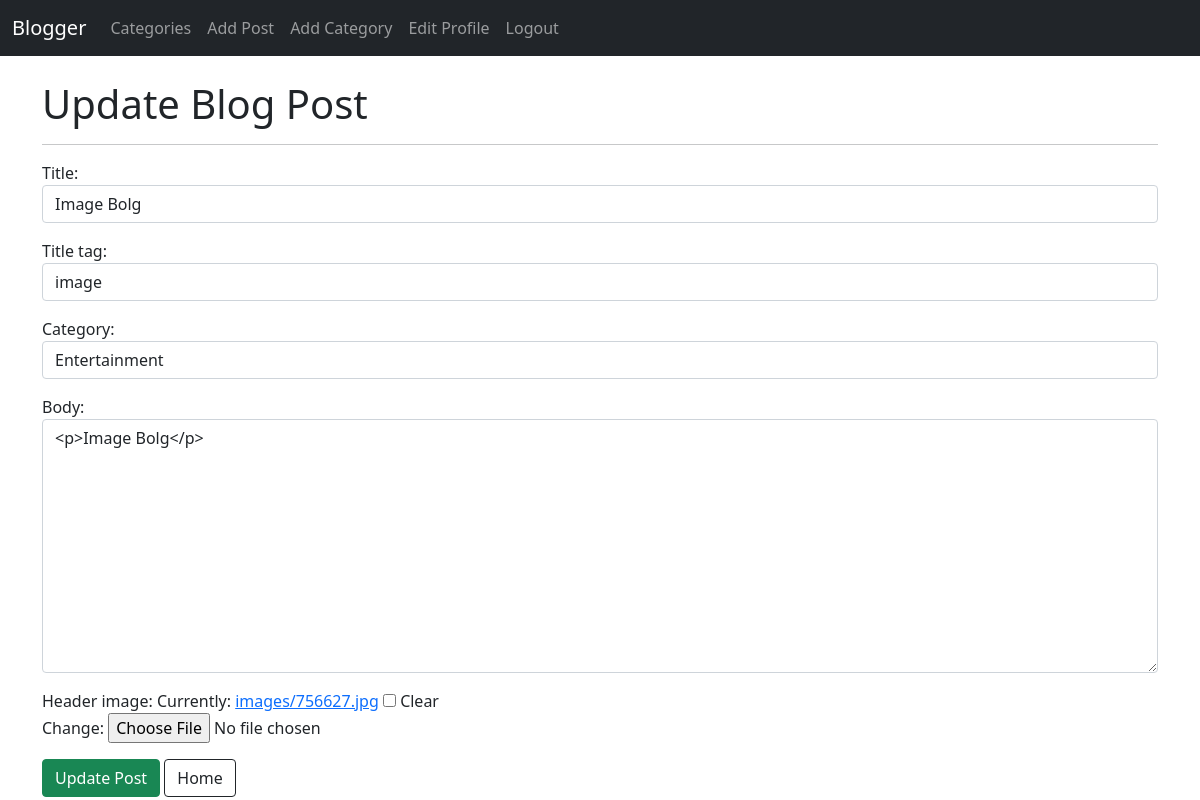
The app's page /article/edit/26 (signed in), older data.
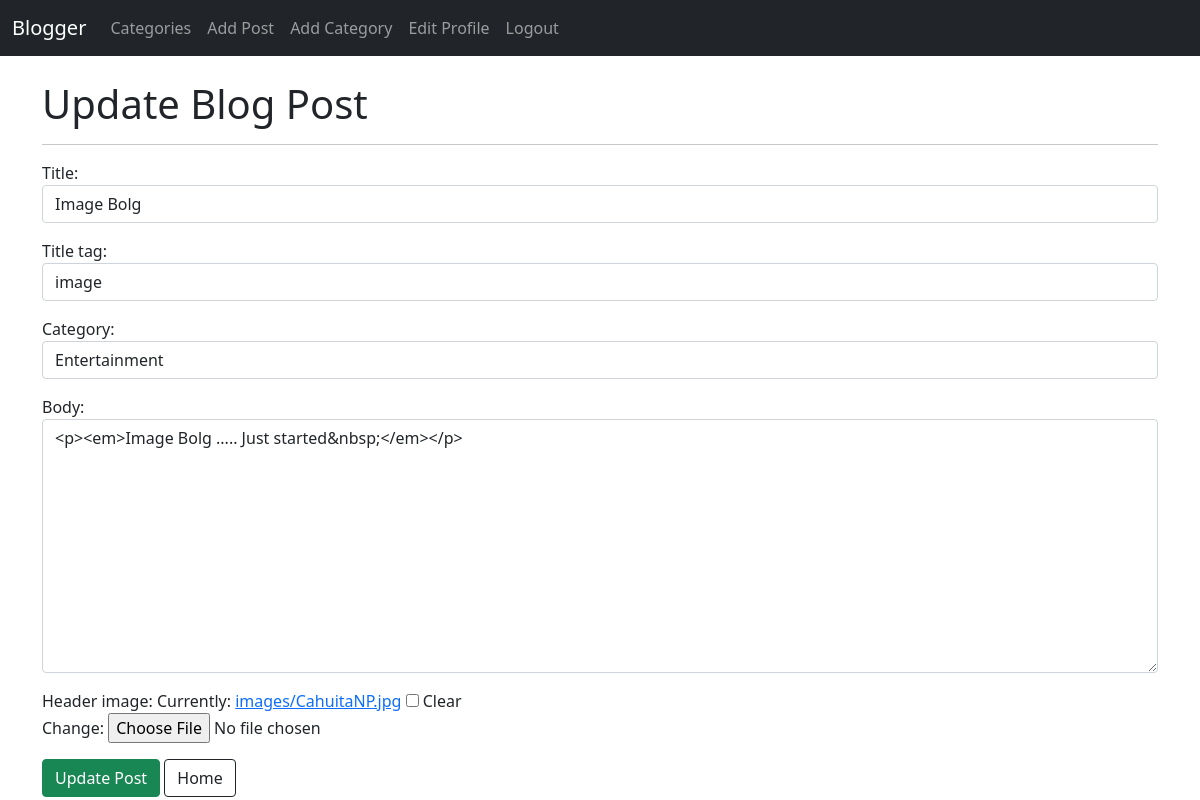
The same page, newer data.
### theblog/models.py (models this page shows, shortened)
class Post(models.Model):
    title = models.CharField(max_length=255)
    title_tag = models.CharField(max_length=255)
    author = models.ForeignKey(User, on_delete=models.CASCADE)
    body = RichTextField(blank=True, null=True)
    header_image = models.ImageField(null=True, blank=True, upload_to="images/")
    post_date = models.DateTimeField(auto_now_add=True)
    category = models.CharField(max_length=255, default='Uncategorized')
    likes = models.ManyToManyField(User, related_name='blog_posts')

### theblog/views.py (the view)
# urls.py: path('article/edit/<int:pk>', UpdatePostView.as_view(), name='update_post'),
class UpdatePostView(UpdateView):
    model = Post
    template_name = "posts/update_post.html"
    form_class = EditForm

### theblog/forms.py
class EditForm(forms.ModelForm):
    class Meta:
        model = Post
        fields = ('title', 'title_tag', 'category', 'body', 'header_image')
        widgets = {
            'title': forms.TextInput(attrs={'class': 'form-control', 'placeholder': "This is the title"}),
            'title_tag': forms.TextInput(attrs={'class': 'form-control'}),
            'category': forms.Select(choices=choice_list, attrs={'class': 'form-control'}),
            'body': forms.Textarea(attrs={'class': 'form-control'}),
        }

### templates/posts/update_post.html (shortened to what this page needs)
{% extends 'posts/base.html' %}
{% block content %}
    {% if user.is_authenticated %}
        {% if user.id == post.author.id %}
            <h1>Update Blog Post</h1>
            <hr>
            <div class="form-group">
                <form method="POST" enctype="multipart/form-data">
                    {{ form.as_p }}
                    <button type="submit" class="btn btn-success">
                        Update Post
                    </button>
                    <a href="{% url 'home' %}" class="btn btn-outline-dark">Home</a>
                </form>
            </div>
        {% else %}
            <strong>You are not allowed here !!!!!!!!!!!</strong>
        {% endif %}
    {% else %}
        <strong>You are not allowed here !!!!!!!!!!!</strong>
    {% endif %}
{% endblock %}

Row changes from the older to the newer data that the page shows:
changed Post "Image Bolg": body "<p>Image Bolg</p>" → "<p><em>Image Bolg ..... Just started&nbsp;</em></p>"
Text that changed along with them:
text no longer shown: "Title: Title tag: Category: Body: Header image: Currently: images/756627.jpg Clear Change:"
text now shown: "Title: Title tag: Category: Body: Header image: Currently: images/CahuitaNP.jpg Clear Change:"
